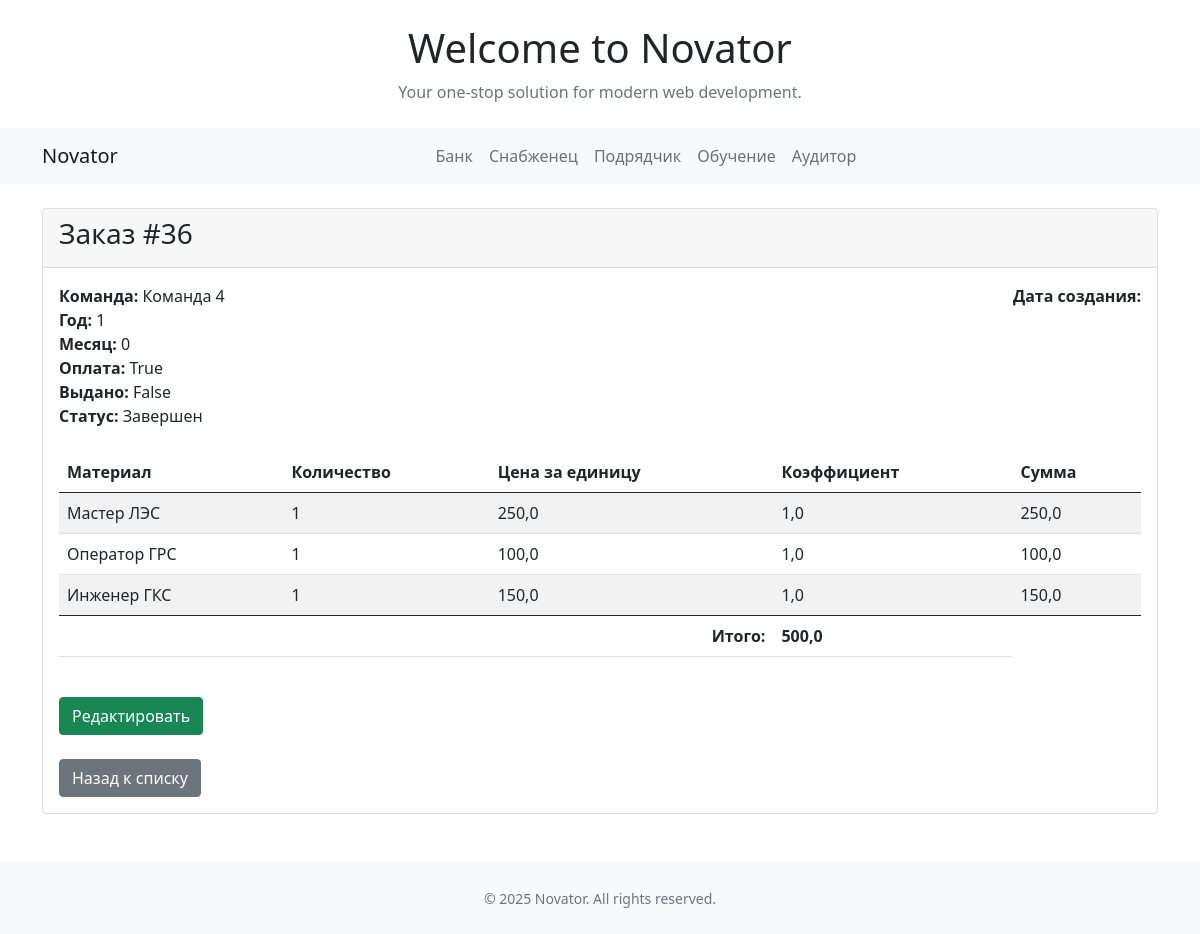
The app's page /bank/36/ (signed in) with its own data.
### bank/models.py (models this page shows, shortened)
class Zakaz(models.Model):
    team = models.ForeignKey(Team, on_delete=models.CASCADE, related_name='zakaz')
    year = models.IntegerField(verbose_name='Год заказа')
    month = models.IntegerField(verbose_name='Месяц заказа', null=True)
    payment = models.BooleanField(default=False, verbose_name='Оплачено')
    issued = models.BooleanField(default=False, verbose_name='Выдано')
    status = models.ForeignKey(Status, on_delete=models.SET_NULL, null=True, blank=True, verbose_name='Статус заказа')
    description = models.TextField(blank=True, verbose_name='Номер договора')
    category = models.ForeignKey(Category, on_delete=models.SET_NULL, null=True, blank=True, verbose_name='Категория заказа')
    def get_total_sum(self):
        items = self.zakazitem_set.all()
        return sum(item.get_total() for item in items)

class ZakazItem(models.Model):
    zakaz = models.ForeignKey(Zakaz, on_delete=models.CASCADE)
    material = models.ForeignKey(Material, on_delete=models.CASCADE)
    price = models.FloatField(max_length=10)
    quantity = models.IntegerField()
    koeff = models.FloatField(max_length=10, default=1.0)
    refund = models.BooleanField(default=False, verbose_name='Возврат')
    profit_val = models.FloatField(max_length=10, default=0, verbose_name='Прибыль')
    profit_koeff = models.FloatField(max_length=10, default=0, verbose_name='Коэффициент прибыли')
    def get_total(self):
        return self.quantity * self.price

### main/models.py (models this page shows, shortened)
class Team(models.Model):
    name = models.CharField(max_length=100, verbose_name='Имя команды')
    slug = models.SlugField(max_length=100)
    status = models.BooleanField(default=False, verbose_name='Активно')
    learn_les = models.BooleanField(default=False, verbose_name='Мастер ЛЭС')
    learn_grs = models.BooleanField(default=False, verbose_name='Оператор ГРС')
    learn_ks = models.BooleanField(default=False, verbose_name='Инженер ГKС')
    auto = models.IntegerField(default=0, verbose_name='Автотранспорт')

class Status(models.Model):
    name = models.CharField(max_length=20, verbose_name='Статус')

class Material(models.Model):
    name = models.CharField(max_length=100,verbose_name='Наименование')
    slug = models.SlugField(max_length=100, blank=True)
    price = models.FloatField(max_length=10, verbose_name='Стоимость')
    category = models.ForeignKey(Category, on_delete=models.SET_DEFAULT ,verbose_name='Категория', default='пусто')
    eco_score = models.FloatField(max_length=10, verbose_name='Экологический балл', default=0)

### bank/views.py (the view)
# urls.py: path('<int:zakaz_id>/', views.zakaz_detail, name='zakaz_detail'),
@login_required
def zakaz_detail(request, zakaz_id):
    zakaz = get_list_or_404(Zakaz, pk=zakaz_id)[0]
    items = ZakazItem.objects.filter(zakaz=zakaz)
    return render(request, 'bank/zakaz_detail.html', {'zakaz': zakaz, 'items': items})

### templates/bank/zakaz_detail.html
{% extends 'base.html' %}
{% block content %}
<div class="container mt-4">
    <div class="card">
        <div class="card-header">
            <h3>Заказ #{{ zakaz.id }}</h3>
        </div>
        <div class="card-body">
            <div class="row mb-4">
                <div class="col-md-6">
                    <strong>Команда:</strong> {{ zakaz.team.name }}<br>
                    <strong>Год:</strong> {{ zakaz.year }}<br>
                    <strong>Месяц:</strong> {{ zakaz.month }}<br>
                    <strong>Оплата:</strong> {{ zakaz.payment }}<br>
                    <strong>Выдано:</strong> {{ zakaz.issued }}<br>
                    <strong>Статус:</strong> {{ zakaz.status.name }}
                </div>
                <div class="col-md-6 text-end">
                    <strong>Дата создания:</strong> {{ zakaz.created_at|date:"d.m.Y H:i" }}
                </div>
            </div>
            <div class="table-responsive">
                <table class="table table-striped">
                    <thead>
                        <tr>
                            <th>Материал</th>
                            <th>Количество</th>
                            <th>Цена за единицу</th>
                            <th>Коэффициент</th>
                            <th>Сумма</th>
                        </tr>
                    </thead>
                    <tbody>
                        {% for item in items %}
                        <tr>
                            <td>{{ item.material.name }}</td>
                            <td>{{ item.quantity }}</td>
                            <td>{{ item.price }}</td>
                            <td>{{ item.koeff }}</td>
                            <td>{{ item.get_total }}</td>
                        </tr>
                        {% endfor %}
                    </tbody>
                    <tfoot>
                        <tr>
                            <td colspan="3" class="text-end"><strong>Итого:</strong></td>
                            <td><strong>{{ zakaz.get_total_sum }}</strong></td>
                        </tr>
                    </tfoot>
                </table>
            </div>
            <div class="mt-4">
                {% if zakaz.status.pk != 4 %}
                <a href="{% url 'bank:zakaz_edit' zakaz.id %}" class="btn btn-success">Редактировать</a>
                {% endif %}
            </div>
            <div class="mt-4">
                <a href="{% url 'bank:zakaz_list' %}" class="btn btn-secondary">Назад к списку</a>
            </div>
        </div>
    </div>
</div>
{% endblock %}

### records on screen
Zakaz: id "36", team.name "Команда 4", year "1", month "0", payment "True", issued "False", status.name "Завершен", get_total_sum "500,0"
ZakazItem: material.name "Мастер ЛЭС", quantity "1", price "250,0", koeff "1,0", get_total "250,0"
ZakazItem: material.name "Оператор ГРС", quantity "1", price "100,0", koeff "1,0", get_total "100,0"
ZakazItem: material.name "Инженер ГКС", quantity "1", price "150,0", koeff "1,0", get_total "150,0"

### other values on screen
{{ year|default:2025 }} "2025"
